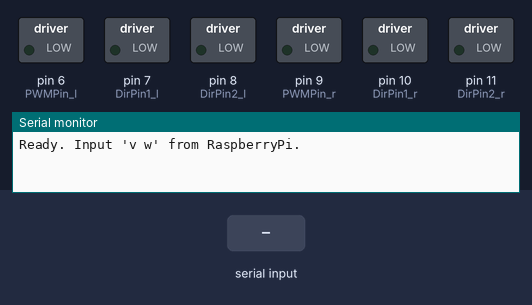
The sketch below on a simulated Arduino Mega 2560, built with avr-gcc and run on an emulated ATmega2560. On the bench: switched loads named in the sketch (green lamp = pin HIGH), the last lines printed to the serial monitor. The test bench sets the inputs (shaded band).

Above: at 1.2 s.
1.3 s: "90 45\n" received over the second serial link
At 2.0 s:
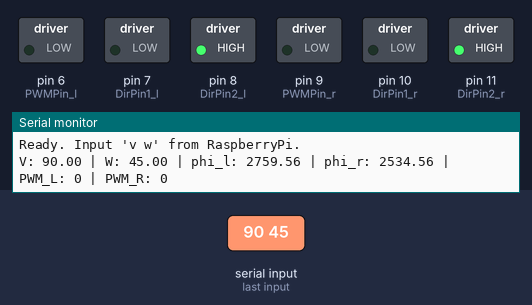
2.8 s: "30 150\n" received over the second serial link
At 3.3 s:
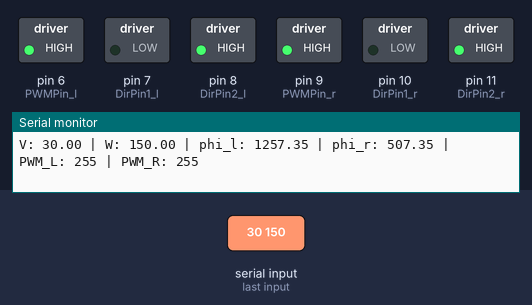
4.3 s: "1 90\n" received over the second serial link
At 5.5 s:
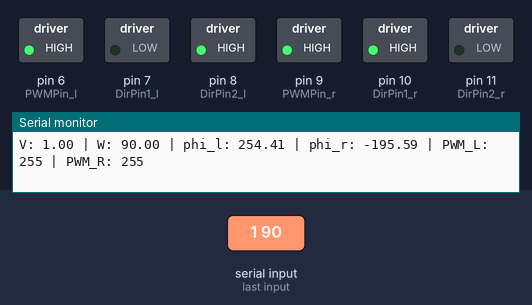
Timing chart, 0 to 7.3 s (numbered marks = the images above; inputs shaded):
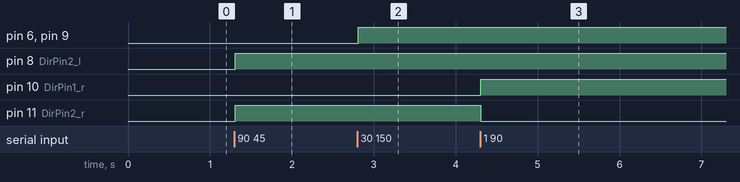

The sketch:

practice_3-complete.ino
```cpp
const byte PWMPin_r = 9,  DirPin1_r = 10, DirPin2_r = 11;
const byte PWMPin_l = 6,  DirPin1_l = 7,  DirPin2_l = 8;

const float wheel_R  = 0.034;
const float wheel_l  = 0.170;
const int   PWM_MAX  = 255;
const float MAX_PHI  = 13.6;

const bool REVERSE_RIGHT = true;
const bool REVERSE_LEFT  = true;

void setup() {
  Serial.begin(9600);
  Serial1.begin(9600);

  pinMode(PWMPin_r, OUTPUT);
  pinMode(DirPin1_r, OUTPUT);
  pinMode(DirPin2_r, OUTPUT);
  pinMode(PWMPin_l, OUTPUT);
  pinMode(DirPin1_l, OUTPUT);
  pinMode(DirPin2_l, OUTPUT);

  stopMotors();
  Serial.println("Ready. Input 'v w' from RaspberryPi.");
}

void loop() {
  if (Serial1.available()) {
    String inputString = Serial1.readStringUntil('\n');
    inputString.trim();

    if (inputString.length() == 0) return;

    int index = inputString.indexOf(' ');
    if (index == -1) {
      Serial.println("Input error: use 'v w' format. ex) 0.2 0");
      return;
    }

    float v = inputString.substring(0, index).toFloat();
    float w = inputString.substring(index + 1).toFloat();

    if (v == 0.0 && w == 0.0) {
      stopMotors();
      Serial.println("Stop");
      return;
    }

    float phi_l = (v / wheel_R) + ((wheel_l * w) / (2.0 * wheel_R));
    float phi_r = (v / wheel_R) - ((wheel_l * w) / (2.0 * wheel_R));

    int pwm_r = constrain((int)(abs(phi_r) / MAX_PHI * PWM_MAX), 0, PWM_MAX);
    int pwm_l = constrain((int)(abs(phi_l) / MAX_PHI * PWM_MAX), 0, PWM_MAX);

    bool dir_r = (phi_r > 0) ^ REVERSE_RIGHT;
    bool dir_l = (phi_l > 0) ^ REVERSE_LEFT;

    setMotor(PWMPin_r, DirPin1_r, DirPin2_r, pwm_r, dir_r);
    setMotor(PWMPin_l, DirPin1_l, DirPin2_l, pwm_l, dir_l);

    Serial.print("V: "); Serial.print(v);
    Serial.print(" | W: "); Serial.print(w);
    Serial.print(" | phi_l: "); Serial.print(phi_l);
    Serial.print(" | phi_r: "); Serial.print(phi_r);
    Serial.print(" | PWM_L: "); Serial.print(pwm_l);
    Serial.print(" | PWM_R: "); Serial.println(pwm_r);
  }
}

void setMotor(byte pwmPin, byte dirPin1, byte dirPin2, int pwm, bool dir) {
  analogWrite(pwmPin, pwm);
  digitalWrite(dirPin1, dir ? HIGH : LOW);
  digitalWrite(dirPin2, dir ? LOW  : HIGH);
}

void stopMotors() {
  analogWrite(PWMPin_r, 0);
  digitalWrite(DirPin1_r, LOW);
  digitalWrite(DirPin2_r, LOW);
  analogWrite(PWMPin_l, 0);
  digitalWrite(DirPin1_l, LOW);
  digitalWrite(DirPin2_l, LOW);
}
```

Measured:
- after the input at 1.3 s, pin 8 (DirPin2_l), pin 11 (DirPin2_r): LOW → HIGH at once
- after the input at 2.8 s, pin 6 (PWMPin_l), pin 9 (PWMPin_r): LOW → HIGH at once
- after the input at 4.3 s, pin 10 (DirPin1_r): LOW → HIGH at once; pin 11 (DirPin2_r): HIGH → LOW at once
